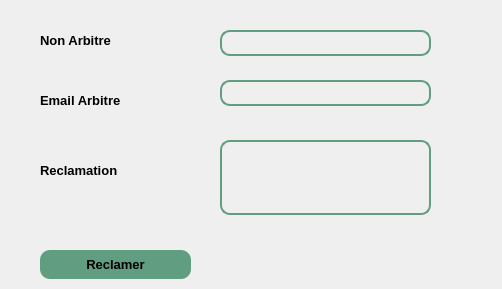
<?xml version="1.0" encoding="UTF-8"?>
<ui version="4.0">
 <class>ReclamationWindow</class>
 <widget class="QDialog" name="ReclamationWindow">
  <property name="geometry">
   <rect>
    <x>0</x>
    <y>0</y>
    <width>502</width>
    <height>289</height>
   </rect>
  </property>
  <property name="windowTitle">
   <string>Dialog</string>
  </property>
  <property name="styleSheet">
   <string notr="true">background-image: url(:/img/img/background.jpg);</string>
  </property>
  <widget class="QLineEdit" name="lineEdit_name">
   <property name="geometry">
    <rect>
     <x>220</x>
     <y>30</y>
     <width>211</width>
     <height>26</height>
    </rect>
   </property>
   <property name="styleSheet">
    <string notr="true">#lineEdit_name { 
    color: rgb(0, 0, 0);
    border-radius: 10px;
    padding: 5px;
    background: transparent; /* Fond transparent */
    border: 2px solid #619D80 /* Couleur de bordure */
}
</string>
   </property>
  </widget>
  <widget class="QLineEdit" name="lineEdit_email">
   <property name="geometry">
    <rect>
     <x>220</x>
     <y>80</y>
     <width>211</width>
     <height>26</height>
    </rect>
   </property>
   <property name="styleSheet">
    <string notr="true">#lineEdit_email { 
    color: rgb(0, 0, 0);
    border-radius: 10px;
    padding: 5px;
    background: transparent; /* Fond transparent */
    border: 2px solid #619D80 /* Couleur de bordure */
}
</string>
   </property>
  </widget>
  <widget class="QLabel" name="label">
   <property name="geometry">
    <rect>
     <x>40</x>
     <y>30</y>
     <width>111</width>
     <height>20</height>
    </rect>
   </property>
   <property name="font">
    <font>
     <family>Arial</family>
     <pointsize>10</pointsize>
     <bold>true</bold>
    </font>
   </property>
   <property name="text">
    <string>Non Arbitre</string>
   </property>
  </widget>
  <widget class="QLabel" name="label_2">
   <property name="geometry">
    <rect>
     <x>40</x>
     <y>90</y>
     <width>101</width>
     <height>20</height>
    </rect>
   </property>
   <property name="font">
    <font>
     <family>Arial</family>
     <pointsize>10</pointsize>
     <bold>true</bold>
    </font>
   </property>
   <property name="text">
    <string>Email Arbitre</string>
   </property>
  </widget>
  <widget class="QLabel" name="label_3">
   <property name="geometry">
    <rect>
     <x>40</x>
     <y>160</y>
     <width>161</width>
     <height>20</height>
    </rect>
   </property>
   <property name="font">
    <font>
     <family>Arial</family>
     <pointsize>10</pointsize>
     <bold>true</bold>
    </font>
   </property>
   <property name="text">
    <string>Reclamation</string>
   </property>
  </widget>
  <widget class="QPushButton" name="pushButton_submitReclamation">
   <property name="geometry">
    <rect>
     <x>40</x>
     <y>250</y>
     <width>151</width>
     <height>29</height>
    </rect>
   </property>
   <property name="font">
    <font>
     <family>Arial</family>
     <pointsize>10</pointsize>
     <bold>true</bold>
    </font>
   </property>
   <property name="styleSheet">
    <string notr="true">#pushButton_submitReclamation{
	color: rgb(0, 0, 0);
	border-radius: 10px;
	padding: 5px;
	background:#619D80;
}</string>
   </property>
   <property name="text">
    <string>Reclamer</string>
   </property>
  </widget>
  <widget class="QTextEdit" name="textEdit_sreason">
   <property name="geometry">
    <rect>
     <x>220</x>
     <y>140</y>
     <width>211</width>
     <height>75</height>
    </rect>
   </property>
   <property name="styleSheet">
    <string notr="true">#textEdit_sreason { 
    color: rgb(0, 0, 0);
    border-radius: 10px;
    padding: 5px;
    background: transparent; /* Fond transparent */
    border: 2px solid #619D80 /* Couleur de bordure */
}
</string>
   </property>
  </widget>
 </widget>
 <resources/>
 <connections/>
</ui>
